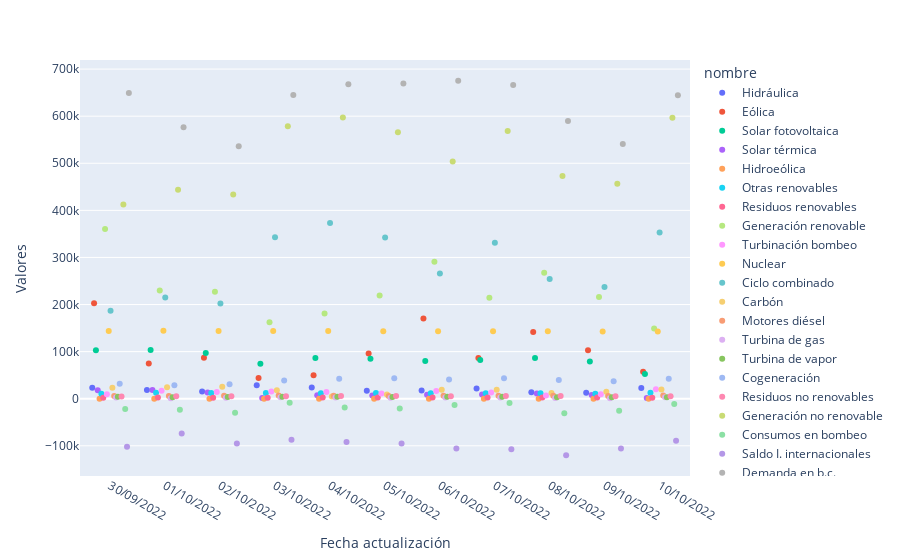

This figure's notebook cell:
### Code cell
fig1 = px.strip(data_frame = df_balance,
         x          = "Fecha actualización",
         y          = "Valores",
         color      = "nombre",
         color_discrete_sequence = colores_personalizados,
         hover_data = df_balance.columns)

fig1.show()

### Figure 1 — Plotly figure (JSON) as saved in the notebook; plotly's stock layout.template omitted (floating-point values rounded to 4 significant figures)
{"data": [{"alignmentgroup": "True", "boxpoints": "all", "customdata": [["Hidráulica", "Renovable", 0.06491], ["Hidráulica", "Renovable", 0.08128], ["Hidráulica", "Renovable", 0.06784], ["Hidráulica", "Renovable", 0.1747], ["Hidráulica", "Renovable", 0.1318], ["Hidráulica", "Renovable", 0.0762], ["Hidráulica", "Renovable", 0.05984], ["Hidráulica", "Renovable", 0.1018], ["Hidráulica", "Renovable", 0.0514], ["Hidráulica", "Renovable", 0.05909], ["Hidráulica", "Renovable", 0.1538]], "fillcolor": "rgba(255,255,255,0)", "hoveron": "points", "hovertemplate": "nombre=%{customdata[0]}<br>Fecha actualización=%{x}<br>Valores=%{y}<br>tipo de energía=%{customdata[1]}<br>Porcentaje=%{customdata[2]}<extra></extra>", "legendgroup": "Hidráulica", "line": {"color": "rgba(255,255,255,0)"}, "marker": {"color": "#636EFA"}, "name": "Hidráulica", "offsetgroup": "Hidráulica", "orientation": "v", "pointpos": 0, "showlegend": true, "type": "box", "x": ["30/09/2022", "01/10/2022", "02/10/2022", "03/10/2022", "04/10/2022", "05/10/2022", "06/10/2022", "07/10/2022", "08/10/2022", "09/10/2022", "10/10/2022"], "x0": " ", "xaxis": "x", "y": [23390.0, 18680.0, 15430.0, 28350.0, 23890.0, 16700.0, 17390.0, 21800.0, 13740.0, 12760.0, 22930.0], "y0": " ", "yaxis": "y"}, {"alignmentgroup": "True", "boxpoints": "all", "customdata": [["Eólica", "Renovable", 0.5624], ["Eólica", "Renovable", 0.3244], ["Eólica", "Renovable", 0.3822], ["Eólica", "Renovable", 0.2703], ["Eólica", "Renovable", 0.2737], ["Eólica", "Renovable", 0.4388], ["Eólica", "Renovable", 0.5868], ["Eólica", "Renovable", 0.4044], ["Eólica", "Renovable", 0.5303], ["Eólica", "Renovable", 0.4762], ["Eólica", "Renovable", 0.385]], "fillcolor": "rgba(255,255,255,0)", "hoveron": "points", "hovertemplate": "nombre=%{customdata[0]}<br>Fecha actualización=%{x}<br>Valores=%{y}<br>tipo de energía=%{customdata[1]}<br>Porcentaje=%{customdata[2]}<extra></extra>", "legendgroup": "Eólica", "line": {"color": "rgba(255,255,255,0)"}, "marker": {"color": "#EF553B"}, "name": "Eólica", "offsetgroup": "Eólica", "orientation": "v", "pointpos": 0, "showlegend": true, "type": "box", "x": ["30/09/2022", "01/10/2022", "02/10/2022", "03/10/2022", "04/10/2022", "05/10/2022", "06/10/2022", "07/10/2022", "08/10/2022", "09/10/2022", "10/10/2022"], "x0": " ", "xaxis": "x", "y": [202700.0, 74550.0, 86900.0, 43870.0, 49610.0, 96160.0, 170600.0, 86620.0, 141800.0, 102800.0, 57380.0], "y0": " ", "yaxis": "y"}, {"alignmentgroup": "True", "boxpoints": "all", "customdata": [["Solar fotovoltaica", "Renovable", 0.286], ["Solar fotovoltaica", "Renovable", 0.4491], ["Solar fotovoltaica", "Renovable", 0.4274], ["Solar fotovoltaica", "Renovable", 0.4571], ["Solar fotovoltaica", "Renovable", 0.4761], ["Solar fotovoltaica", "Renovable", 0.3866], ["Solar fotovoltaica", "Renovable", 0.2763], ["Solar fotovoltaica", "Renovable", 0.3844], ["Solar fotovoltaica", "Renovable", 0.323], ["Solar fotovoltaica", "Renovable", 0.3673], ["Solar fotovoltaica", "Renovable", 0.351]], "fillcolor": "rgba(255,255,255,0)", "hoveron": "points", "hovertemplate": "nombre=%{customdata[0]}<br>Fecha actualización=%{x}<br>Valores=%{y}<br>tipo de energía=%{customdata[1]}<br>Porcentaje=%{customdata[2]}<extra></extra>", "legendgroup": "Solar fotovoltaica", "line": {"color": "rgba(255,255,255,0)"}, "marker": {"color": "#00CC96"}, "name": "Solar fotovoltaica", "offsetgroup": "Solar fotovoltaica", "orientation": "v", "pointpos": 0, "showlegend": true, "type": "box", "x": ["30/09/2022", "01/10/2022", "02/10/2022", "03/10/2022", "04/10/2022", "05/10/2022", "06/10/2022", "07/10/2022", "08/10/2022", "09/10/2022", "10/10/2022"], "x0": " ", "xaxis": "x", "y": [103100.0, 103200.0, 97180.0, 74180.0, 86290.0, 84710.0, 80310.0, 82330.0, 86370.0, 79300.0, 52330.0], "y0": " ", "yaxis": "y"}, {"alignmentgroup": "True", "boxpoints": "all", "customdata": [["Solar térmica", "Renovable", 0.05011], ["Solar térmica", "Renovable", 0.07983], ["Solar térmica", "Renovable", 0.05783], ["Solar térmica", "Renovable", 0.0104], ["Solar térmica", "Renovable", 0.0392], ["Solar térmica", "Renovable", 0.03099], ["Solar térmica", "Renovable", 0.02913], ["Solar térmica", "Renovable", 0.04298], ["Solar térmica", "Renovable", 0.04181], ["Solar térmica", "Renovable", 0.03683], ["Solar térmica", "Renovable", 0.01064]], "fillcolor": "rgba(255,255,255,0)", "hoveron": "points", "hovertemplate": "nombre=%{customdata[0]}<br>Fecha actualización=%{x}<br>Valores=%{y}<br>tipo de energía=%{customdata[1]}<br>Porcentaje=%{customdata[2]}<extra></extra>", "legendgroup": "Solar térmica", "line": {"color": "rgba(255,255,255,0)"}, "marker": {"color": "#AB63FA"}, "name": "Solar térmica", "offsetgroup": "Solar térmica", "orientation": "v", "pointpos": 0, "showlegend": true, "type": "box", "x": ["30/09/2022", "01/10/2022", "02/10/2022", "03/10/2022", "04/10/2022", "05/10/2022", "06/10/2022", "07/10/2022", "08/10/2022", "09/10/2022", "10/10/2022"], "x0": " ", "xaxis": "x", "y": [18060.0, 18350.0, 13150.0, 1688.0, 7104.0, 6790.0, 8467.0, 9205.0, 11180.0, 7952.0, 1586.0], "y0": " ", "yaxis": "y"}, {"alignmentgroup": "True", "boxpoints": "all", "customdata": [["Hidroeólica", "Renovable", 0.0002915], ["Hidroeólica", "Renovable", 0.0003814], ["Hidroeólica", "Renovable", 0.0001291], ["Hidroeólica", "Renovable", 4.225e-05], ["Hidroeólica", "Renovable", 3.228e-05], ["Hidroeólica", "Renovable", 0.0003704], ["Hidroeólica", "Renovable", 0.000402], ["Hidroeólica", "Renovable", 0.0005364], ["Hidroeólica", "Renovable", 0.0004114], ["Hidroeólica", "Renovable", 0.0004231], ["Hidroeólica", "Renovable", 0.0006397]], "fillcolor": "rgba(255,255,255,0)", "hoveron": "points", "hovertemplate": "nombre=%{customdata[0]}<br>Fecha actualización=%{x}<br>Valores=%{y}<br>tipo de energía=%{customdata[1]}<br>Porcentaje=%{customdata[2]}<extra></extra>", "legendgroup": "Hidroeólica", "line": {"color": "rgba(255,255,255,0)"}, "marker": {"color": "#FFA15A"}, "name": "Hidroeólica", "offsetgroup": "Hidroeólica", "orientation": "v", "pointpos": 0, "showlegend": true, "type": "box", "x": ["30/09/2022", "01/10/2022", "02/10/2022", "03/10/2022", "04/10/2022", "05/10/2022", "06/10/2022", "07/10/2022", "08/10/2022", "09/10/2022", "10/10/2022"], "x0": " ", "xaxis": "x", "y": [105.0, 87.67, 29.35, 6.856, 5.849, 81.17, 116.8, 114.9, 110.0, 91.35, 95.36], "y0": " ", "yaxis": "y"}, {"alignmentgroup": "True", "boxpoints": "all", "customdata": [["Otras renovables", "Renovable", 0.02992], ["Otras renovables", "Renovable", 0.05421], ["Otras renovables", "Renovable", 0.05451], ["Otras renovables", "Renovable", 0.07431], ["Otras renovables", "Renovable", 0.0652], ["Otras renovables", "Renovable", 0.05604], ["Otras renovables", "Renovable", 0.03954], ["Otras renovables", "Renovable", 0.05487], ["Otras renovables", "Renovable", 0.04417], ["Otras renovables", "Renovable", 0.04918], ["Otras renovables", "Renovable", 0.08381]], "fillcolor": "rgba(255,255,255,0)", "hoveron": "points", "hovertemplate": "nombre=%{customdata[0]}<br>Fecha actualización=%{x}<br>Valores=%{y}<br>tipo de energía=%{customdata[1]}<br>Porcentaje=%{customdata[2]}<extra></extra>", "legendgroup": "Otras renovables", "line": {"color": "rgba(255,255,255,0)"}, "marker": {"color": "#19D3F3"}, "name": "Otras renovables", "offsetgroup": "Otras renovables", "orientation": "v", "pointpos": 0, "showlegend": true, "type": "box", "x": ["30/09/2022", "01/10/2022", "02/10/2022", "03/10/2022", "04/10/2022", "05/10/2022", "06/10/2022", "07/10/2022", "08/10/2022", "09/10/2022", "10/10/2022"], "x0": " ", "xaxis": "x", "y": [10780.0, 12460.0, 12400.0, 12060.0, 11820.0, 12280.0, 11500.0, 11750.0, 11810.0, 10620.0, 12490.0], "y0": " ", "yaxis": "y"}, {"alignmentgroup": "True", "boxpoints": "all", "customdata": [["Residuos renovables", "Renovable", 0.006282], ["Residuos renovables", "Renovable", 0.01078], ["Residuos renovables", "Renovable", 0.01014], ["Residuos renovables", "Renovable", 0.01312], ["Residuos renovables", "Renovable", 0.01388], ["Residuos renovables", "Renovable", 0.01104], ["Residuos renovables", "Renovable", 0.008027], ["Residuos renovables", "Renovable", 0.01106], ["Residuos renovables", "Renovable", 0.008892], ["Residuos renovables", "Renovable", 0.01102], ["Residuos renovables", "Renovable", 0.01508]], "fillcolor": "rgba(255,255,255,0)", "hoveron": "points", "hovertemplate": "nombre=%{customdata[0]}<br>Fecha actualización=%{x}<br>Valores=%{y}<br>tipo de energía=%{customdata[1]}<br>Porcentaje=%{customdata[2]}<extra></extra>", "legendgroup": "Residuos renovables", "line": {"color": "rgba(255,255,255,0)"}, "marker": {"color": "#FF6692"}, "name": "Residuos renovables", "offsetgroup": "Residuos renovables", "orientation": "v", "pointpos": 0, "showlegend": true, "type": "box", "x": ["30/09/2022", "01/10/2022", "02/10/2022", "03/10/2022", "04/10/2022", "05/10/2022", "06/10/2022", "07/10/2022", "08/10/2022", "09/10/2022", "10/10/2022"], "x0": " ", "xaxis": "x", "y": [2263.0, 2478.0, 2307.0, 2129.0, 2515.0, 2420.0, 2333.0, 2368.0, 2378.0, 2378.0, 2248.0], "y0": " ", "yaxis": "y"}, {"alignmentgroup": "True", "boxpoints": "all", "customdata": [["Generación renovable", "Renovable", 1], ["Generación renovable", "Renovable", 1], ["Generación renovable", "Renovable", 1], ["Generación renovable", "Renovable", 1], ["Generación renovable", "Renovable", 1], ["Generación renovable", "Renovable", 1], ["Generación renovable", "Renovable", 1], ["Generación renovable", "Renovable", 1], ["Generación renovable", "Renovable", 1], ["Generación renovable", "Renovable", 1], ["Generación renovable", "Renovable", 1]], "fillcolor": "rgba(255,255,255,0)", "hoveron": "points", "hovertemplate": "nombre=%{customdata[0]}<br>Fecha actualización=%{x}<br>Valores=%{y}<br>tipo de energía=%{customdata[1]}<br>Porcentaje=%{customdata[2]}<extra></extra>", "legendgroup": "Generación renovable", "line": {"color": "rgba(255,255,255,0)"}, "marker": {"color": "#B6E880"}, "name": "Generación renovable", "offsetgroup": "Generación renovable", "orientation": "v", "pointpos": 0, "showlegend": true, "type": "box", "x": ["30/09/2022", "01/10/2022", "02/10/2022", "03/10/2022", "04/10/2022", "05/10/2022", "06/10/2022", "07/10/2022", "08/10/2022", "09/10/2022", "10/10/2022"], "x0": " ", "xaxis": "x", "y": [360300.0, 229800.0, 227400.0, 162300.0, 181200.0, 219100.0, 290700.0, 214200.0, 267400.0, 215900.0, 149100.0], "y0": " ", "yaxis": "y"}, {"alignmentgroup": "True", "boxpoints": "all", "customdata": [["Turbinación bombeo", "No-Renovable", 0.02335], ["Turbinación bombeo", "No-Renovable", 0.03764], ["Turbinación bombeo", "No-Renovable", 0.03255], ["Turbinación bombeo", "No-Renovable", 0.02663], ["Turbinación bombeo", "No-Renovable", 0.02376], ["Turbinación bombeo", "No-Renovable", 0.01918], ["Turbinación bombeo", "No-Renovable", 0.0324], ["Turbinación bombeo", "No-Renovable", 0.02297], ["Turbinación bombeo", "No-Renovable", 0.01479], ["Turbinación bombeo", "No-Renovable", 0.02139], ["Turbinación bombeo", "No-Renovable", 0.03377]], "fillcolor": "rgba(255,255,255,0)", "hoveron": "points", "hovertemplate": "nombre=%{customdata[0]}<br>Fecha actualización=%{x}<br>Valores=%{y}<br>tipo de energía=%{customdata[1]}<br>Porcentaje=%{customdata[2]}<extra></extra>", "legendgroup": "Turbinación bombeo", "line": {"color": "rgba(255,255,255,0)"}, "marker": {"color": "#FF97FF"}, "name": "Turbinación bombeo", "offsetgroup": "Turbinación bombeo", "orientation": "v", "pointpos": 0, "showlegend": true, "type": "box", "x": ["30/09/2022", "01/10/2022", "02/10/2022", "03/10/2022", "04/10/2022", "05/10/2022", "06/10/2022", "07/10/2022", "08/10/2022", "09/10/2022", "10/10/2022"], "x0": " ", "xaxis": "x", "y": [9635.0, 16710.0, 14120.0, 15410.0, 14190.0, 10850.0, 16320.0, 13070.0, 6995.0, 9757.0, 20140.0], "y0": " ", "yaxis": "y"}, {"alignmentgroup": "True", "boxpoints": "all", "customdata": [["Nuclear", "No-Renovable", 0.3491], ["Nuclear", "No-Renovable", 0.3248], ["Nuclear", "No-Renovable", 0.332], ["Nuclear", "No-Renovable", 0.2483], ["Nuclear", "No-Renovable", 0.2407], ["Nuclear", "No-Renovable", 0.253], ["Nuclear", "No-Renovable", 0.2844], ["Nuclear", "No-Renovable", 0.2519], ["Nuclear", "No-Renovable", 0.3024], ["Nuclear", "No-Renovable", 0.3133], ["Nuclear", "No-Renovable", 0.2392]], "fillcolor": "rgba(255,255,255,0)", "hoveron": "points", "hovertemplate": "nombre=%{customdata[0]}<br>Fecha actualización=%{x}<br>Valores=%{y}<br>tipo de energía=%{customdata[1]}<br>Porcentaje=%{customdata[2]}<extra></extra>", "legendgroup": "Nuclear", "line": {"color": "rgba(255,255,255,0)"}, "marker": {"color": "#FECB52"}, "name": "Nuclear", "offsetgroup": "Nuclear", "orientation": "v", "pointpos": 0, "showlegend": true, "type": "box", "x": ["30/09/2022", "01/10/2022", "02/10/2022", "03/10/2022", "04/10/2022", "05/10/2022", "06/10/2022", "07/10/2022", "08/10/2022", "09/10/2022", "10/10/2022"], "x0": " ", "xaxis": "x", "y": [144100.0, 144200.0, 144000.0, 143700.0, 143700.0, 143200.0, 143300.0, 143300.0, 143100.0, 142900.0, 142600.0], "y0": " ", "yaxis": "y"}, {"alignmentgroup": "True", "boxpoints": "all", "customdata": [["Ciclo combinado", "No-Renovable", 0.4528], ["Ciclo combinado", "No-Renovable", 0.4838], ["Ciclo combinado", "No-Renovable", 0.4663], ["Ciclo combinado", "No-Renovable", 0.5931], ["Ciclo combinado", "No-Renovable", 0.625], ["Ciclo combinado", "No-Renovable", 0.605], ["Ciclo combinado", "No-Renovable", 0.5279], ["Ciclo combinado", "No-Renovable", 0.5819], ["Ciclo combinado", "No-Renovable", 0.5377], ["Ciclo combinado", "No-Renovable", 0.5195], ["Ciclo combinado", "No-Renovable", 0.5922]], "fillcolor": "rgba(255,255,255,0)", "hoveron": "points", "hovertemplate": "nombre=%{customdata[0]}<br>Fecha actualización=%{x}<br>Valores=%{y}<br>tipo de energía=%{customdata[1]}<br>Porcentaje=%{customdata[2]}<extra></extra>", "legendgroup": "Ciclo combinado", "line": {"color": "rgba(255,255,255,0)"}, "marker": {"color": "rgb(102, 197, 204)"}, "name": "Ciclo combinado", "offsetgroup": "Ciclo combinado", "orientation": "v", "pointpos": 0, "showlegend": true, "type": "box", "x": ["30/09/2022", "01/10/2022", "02/10/2022", "03/10/2022", "04/10/2022", "05/10/2022", "06/10/2022", "07/10/2022", "08/10/2022", "09/10/2022", "10/10/2022"], "x0": " ", "xaxis": "x", "y": [186900.0, 214700.0, 202200.0, 343100.0, 373100.0, 342300.0, 265900.0, 331000.0, 254300.0, 237000.0, 353200.0], "y0": " ", "yaxis": "y"}, {"alignmentgroup": "True", "boxpoints": "all", "customdata": [["Carbón", "No-Renovable", 0.05663], ["Carbón", "No-Renovable", 0.05519], ["Carbón", "No-Renovable", 0.05825], ["Carbón", "No-Renovable", 0.03074], ["Carbón", "No-Renovable", 0.00787], ["Carbón", "No-Renovable", 0.01582], ["Carbón", "No-Renovable", 0.03769], ["Carbón", "No-Renovable", 0.03375], ["Carbón", "No-Renovable", 0.02547], ["Carbón", "No-Renovable", 0.03212], ["Carbón", "No-Renovable", 0.03324]], "fillcolor": "rgba(255,255,255,0)", "hoveron": "points", "hovertemplate": "nombre=%{customdata[0]}<br>Fecha actualización=%{x}<br>Valores=%{y}<br>tipo de energía=%{customdata[1]}<br>Porcentaje=%{customdata[2]}<extra></extra>", "legendgroup": "Carbón", "line": {"color": "rgba(255,255,255,0)"}, "marker": {"color": "rgb(246, 207, 113)"}, "name": "Carbón", "offsetgroup": "Carbón", "orientation": "v", "pointpos": 0, "showlegend": true, "type": "box", "x": ["30/09/2022", "01/10/2022", "02/10/2022", "03/10/2022", "04/10/2022", "05/10/2022", "06/10/2022", "07/10/2022", "08/10/2022", "09/10/2022", "10/10/2022"], "x0": " ", "xaxis": "x", "y": [23370.0, 24500.0, 25270.0, 17780.0, 4699.0, 8950.0, 18980.0, 19200.0, 12050.0, 14660.0, 19830.0], "y0": " ", "yaxis": "y"}, {"alignmentgroup": "True", "boxpoints": "all", "customdata": [["Motores diésel", "No-Renovable", 0.01378], ["Motores diésel", "No-Renovable", 0.01282], ["Motores diésel", "No-Renovable", 0.01433], ["Motores diésel", "No-Renovable", 0.01184], ["Motores diésel", "No-Renovable", 0.01028], ["Motores diésel", "No-Renovable", 0.01007], ["Motores diésel", "No-Renovable", 0.01218], ["Motores diésel", "No-Renovable", 0.01112], ["Motores diésel", "No-Renovable", 0.01302], ["Motores diésel", "No-Renovable", 0.01228], ["Motores diésel", "No-Renovable", 0.01151]], "fillcolor": "rgba(255,255,255,0)", "hoveron": "points", "hovertemplate": "nombre=%{customdata[0]}<br>Fecha actualización=%{x}<br>Valores=%{y}<br>tipo de energía=%{customdata[1]}<br>Porcentaje=%{customdata[2]}<extra></extra>", "legendgroup": "Motores diésel", "line": {"color": "rgba(255,255,255,0)"}, "marker": {"color": "rgb(248, 156, 116)"}, "name": "Motores diésel", "offsetgroup": "Motores diésel", "orientation": "v", "pointpos": 0, "showlegend": true, "type": "box", "x": ["30/09/2022", "01/10/2022", "02/10/2022", "03/10/2022", "04/10/2022", "05/10/2022", "06/10/2022", "07/10/2022", "08/10/2022", "09/10/2022", "10/10/2022"], "x0": " ", "xaxis": "x", "y": [5687.0, 5689.0, 6217.0, 6848.0, 6135.0, 5698.0, 6133.0, 6325.0, 6160.0, 5601.0, 6863.0], "y0": " ", "yaxis": "y"}, {"alignmentgroup": "True", "boxpoints": "all", "customdata": [["Turbina de gas", "No-Renovable", 0.005691], ["Turbina de gas", "No-Renovable", 0.002607], ["Turbina de gas", "No-Renovable", 0.004454], ["Turbina de gas", "No-Renovable", 0.005302], ["Turbina de gas", "No-Renovable", 0.004646], ["Turbina de gas", "No-Renovable", 0.003917], ["Turbina de gas", "No-Renovable", 0.005296], ["Turbina de gas", "No-Renovable", 0.004799], ["Turbina de gas", "No-Renovable", 0.003297], ["Turbina de gas", "No-Renovable", 0.002584], ["Turbina de gas", "No-Renovable", 0.005424]], "fillcolor": "rgba(255,255,255,0)", "hoveron": "points", "hovertemplate": "nombre=%{customdata[0]}<br>Fecha actualización=%{x}<br>Valores=%{y}<br>tipo de energía=%{customdata[1]}<br>Porcentaje=%{customdata[2]}<extra></extra>", "legendgroup": "Turbina de gas", "line": {"color": "rgba(255,255,255,0)"}, "marker": {"color": "rgb(220, 176, 242)"}, "name": "Turbina de gas", "offsetgroup": "Turbina de gas", "orientation": "v", "pointpos": 0, "showlegend": true, "type": "box", "x": ["30/09/2022", "01/10/2022", "02/10/2022", "03/10/2022", "04/10/2022", "05/10/2022", "06/10/2022", "07/10/2022", "08/10/2022", "09/10/2022", "10/10/2022"], "x0": " ", "xaxis": "x", "y": [2349.0, 1157.0, 1932.0, 3067.0, 2774.0, 2216.0, 2667.0, 2729.0, 1560.0, 1179.0, 3235.0], "y0": " ", "yaxis": "y"}, {"alignmentgroup": "True", "boxpoints": "all", "customdata": [["Turbina de vapor", "No-Renovable", 0.01026], ["Turbina de vapor", "No-Renovable", 0.006956], ["Turbina de vapor", "No-Renovable", 0.008496], ["Turbina de vapor", "No-Renovable", 0.00764], ["Turbina de vapor", "No-Renovable", 0.006877], ["Turbina de vapor", "No-Renovable", 0.006206], ["Turbina de vapor", "No-Renovable", 0.00785], ["Turbina de vapor", "No-Renovable", 0.007515], ["Turbina de vapor", "No-Renovable", 0.007127], ["Turbina de vapor", "No-Renovable", 0.006266], ["Turbina de vapor", "No-Renovable", 0.005094]], "fillcolor": "rgba(255,255,255,0)", "hoveron": "points", "hovertemplate": "nombre=%{customdata[0]}<br>Fecha actualización=%{x}<br>Valores=%{y}<br>tipo de energía=%{customdata[1]}<br>Porcentaje=%{customdata[2]}<extra></extra>", "legendgroup": "Turbina de vapor", "line": {"color": "rgba(255,255,255,0)"}, "marker": {"color": "rgb(135, 197, 95)"}, "name": "Turbina de vapor", "offsetgroup": "Turbina de vapor", "orientation": "v", "pointpos": 0, "showlegend": true, "type": "box", "x": ["30/09/2022", "01/10/2022", "02/10/2022", "03/10/2022", "04/10/2022", "05/10/2022", "06/10/2022", "07/10/2022", "08/10/2022", "09/10/2022", "10/10/2022"], "x0": " ", "xaxis": "x", "y": [4235.0, 3088.0, 3685.0, 4420.0, 4106.0, 3511.0, 3953.0, 4274.0, 3371.0, 2859.0, 3038.0], "y0": " ", "yaxis": "y"}, {"alignmentgroup": "True", "boxpoints": "all", "customdata": [["Cogeneración", "No-Renovable", 0.07667], ["Cogeneración", "No-Renovable", 0.06397], ["Cogeneración", "No-Renovable", 0.07128], ["Cogeneración", "No-Renovable", 0.06706], ["Cogeneración", "No-Renovable", 0.071], ["Cogeneración", "No-Renovable", 0.07673], ["Cogeneración", "No-Renovable", 0.08138], ["Cogeneración", "No-Renovable", 0.07633], ["Cogeneración", "No-Renovable", 0.08422], ["Cogeneración", "No-Renovable", 0.08096], ["Cogeneración", "No-Renovable", 0.07126]], "fillcolor": "rgba(255,255,255,0)", "hoveron": "points", "hovertemplate": "nombre=%{customdata[0]}<br>Fecha actualización=%{x}<br>Valores=%{y}<br>tipo de energía=%{customdata[1]}<br>Porcentaje=%{customdata[2]}<extra></extra>", "legendgroup": "Cogeneración", "line": {"color": "rgba(255,255,255,0)"}, "marker": {"color": "rgb(158, 185, 243)"}, "name": "Cogeneración", "offsetgroup": "Cogeneración", "orientation": "v", "pointpos": 0, "showlegend": true, "type": "box", "x": ["30/09/2022", "01/10/2022", "02/10/2022", "03/10/2022", "04/10/2022", "05/10/2022", "06/10/2022", "07/10/2022", "08/10/2022", "09/10/2022", "10/10/2022"], "x0": " ", "xaxis": "x", "y": [31640.0, 28400.0, 30920.0, 38800.0, 42390.0, 43410.0, 40990.0, 43420.0, 39840.0, 36940.0, 42500.0], "y0": " ", "yaxis": "y"}, {"alignmentgroup": "True", "boxpoints": "all", "customdata": [["Residuos no renovables", "No-Renovable", 0.01175], ["Residuos no renovables", "No-Renovable", 0.01223], ["Residuos no renovables", "No-Renovable", 0.01232], ["Residuos no renovables", "No-Renovable", 0.00938], ["Residuos no renovables", "No-Renovable", 0.009877], ["Residuos no renovables", "No-Renovable", 0.01], ["Residuos no renovables", "No-Renovable", 0.01086], ["Residuos no renovables", "No-Renovable", 0.00972], ["Residuos no renovables", "No-Renovable", 0.01193], ["Residuos no renovables", "No-Renovable", 0.01158], ["Residuos no renovables", "No-Renovable", 0.00837]], "fillcolor": "rgba(255,255,255,0)", "hoveron": "points", "hovertemplate": "nombre=%{customdata[0]}<br>Fecha actualización=%{x}<br>Valores=%{y}<br>tipo de energía=%{customdata[1]}<br>Porcentaje=%{customdata[2]}<extra></extra>", "legendgroup": "Residuos no renovables", "line": {"color": "rgba(255,255,255,0)"}, "marker": {"color": "rgb(254, 136, 177)"}, "name": "Residuos no renovables", "offsetgroup": "Residuos no renovables", "orientation": "v", "pointpos": 0, "showlegend": true, "type": "box", "x": ["30/09/2022", "01/10/2022", "02/10/2022", "03/10/2022", "04/10/2022", "05/10/2022", "06/10/2022", "07/10/2022", "08/10/2022", "09/10/2022", "10/10/2022"], "x0": " ", "xaxis": "x", "y": [4850.0, 5427.0, 5346.0, 5427.0, 5897.0, 5660.0, 5470.0, 5529.0, 5643.0, 5283.0, 4992.0], "y0": " ", "yaxis": "y"}, {"alignmentgroup": "True", "boxpoints": "all", "customdata": [["Generación no renovable", "No-Renovable", 1], ["Generación no renovable", "No-Renovable", 1], ["Generación no renovable", "No-Renovable", 1], ["Generación no renovable", "No-Renovable", 1], ["Generación no renovable", "No-Renovable", 1], ["Generación no renovable", "No-Renovable", 1], ["Generación no renovable", "No-Renovable", 1], ["Generación no renovable", "No-Renovable", 1], ["Generación no renovable", "No-Renovable", 1], ["Generación no renovable", "No-Renovable", 1], ["Generación no renovable", "No-Renovable", 1]], "fillcolor": "rgba(255,255,255,0)", "hoveron": "points", "hovertemplate": "nombre=%{customdata[0]}<br>Fecha actualización=%{x}<br>Valores=%{y}<br>tipo de energía=%{customdata[1]}<br>Porcentaje=%{customdata[2]}<extra></extra>", "legendgroup": "Generación no renovable", "line": {"color": "rgba(255,255,255,0)"}, "marker": {"color": "rgb(201, 219, 116)"}, "name": "Generación no renovable", "offsetgroup": "Generación no renovable", "orientation": "v", "pointpos": 0, "showlegend": true, "type": "box", "x": ["30/09/2022", "01/10/2022", "02/10/2022", "03/10/2022", "04/10/2022", "05/10/2022", "06/10/2022", "07/10/2022", "08/10/2022", "09/10/2022", "10/10/2022"], "x0": " ", "xaxis": "x", "y": [412700.0, 443900.0, 433700.0, 578500.0, 597000.0, 565800.0, 503600.0, 568800.0, 473000.0, 456200.0, 596400.0], "y0": " ", "yaxis": "y"}, {"alignmentgroup": "True", "boxpoints": "all", "customdata": [["Consumos en bombeo", "Demanda en b.c.", 0.02448], ["Consumos en bombeo", "Demanda en b.c.", 0.03044], ["Consumos en bombeo", "Demanda en b.c.", 0.03811], ["Consumos en bombeo", "Demanda en b.c.", 0.01008], ["Consumos en bombeo", "Demanda en b.c.", 0.02074], ["Consumos en bombeo", "Demanda en b.c.", 0.02285], ["Consumos en bombeo", "Demanda en b.c.", 0.01461], ["Consumos en bombeo", "Demanda en b.c.", 0.01026], ["Consumos en bombeo", "Demanda en b.c.", 0.0347], ["Consumos en bombeo", "Demanda en b.c.", 0.03176], ["Consumos en bombeo", "Demanda en b.c.", 0.01349]], "fillcolor": "rgba(255,255,255,0)", "hoveron": "points", "hovertemplate": "nombre=%{customdata[0]}<br>Fecha actualización=%{x}<br>Valores=%{y}<br>tipo de energía=%{customdata[1]}<br>Porcentaje=%{customdata[2]}<extra></extra>", "legendgroup": "Consumos en bombeo", "line": {"color": "rgba(255,255,255,0)"}, "marker": {"color": "rgb(139, 224, 164)"}, "name": "Consumos en bombeo", "offsetgroup": "Consumos en bombeo", "orientation": "v", "pointpos": 0, "showlegend": true, "type": "box", "x": ["30/09/2022", "01/10/2022", "02/10/2022", "03/10/2022", "04/10/2022", "05/10/2022", "06/10/2022", "07/10/2022", "08/10/2022", "09/10/2022", "10/10/2022"], "x0": " ", "xaxis": "x", "y": [-21960.0, -23470.0, -29960.0, -8436.0, -18430.0, -20580.0, -13350.0, -9230.0, -30930.0, -25520.0, -11420.0], "y0": " ", "yaxis": "y"}, {"alignmentgroup": "True", "boxpoints": "all", "customdata": [["Saldo I. internacionales", "Demanda en b.c.", 0.1137], ["Saldo I. internacionales", "Demanda en b.c.", 0.09564], ["Saldo I. internacionales", "Demanda en b.c.", 0.1209], ["Saldo I. internacionales", "Demanda en b.c.", 0.1045], ["Saldo I. internacionales", "Demanda en b.c.", 0.1035], ["Saldo I. internacionales", "Demanda en b.c.", 0.1056], ["Saldo I. internacionales", "Demanda en b.c.", 0.1159], ["Saldo I. internacionales", "Demanda en b.c.", 0.1194], ["Saldo I. internacionales", "Demanda en b.c.", 0.1346], ["Saldo I. internacionales", "Demanda en b.c.", 0.1317], ["Saldo I. internacionales", "Demanda en b.c.", 0.1057]], "fillcolor": "rgba(255,255,255,0)", "hoveron": "points", "hovertemplate": "nombre=%{customdata[0]}<br>Fecha actualización=%{x}<br>Valores=%{y}<br>tipo de energía=%{customdata[1]}<br>Porcentaje=%{customdata[2]}<extra></extra>", "legendgroup": "Saldo I. internacionales", "line": {"color": "rgba(255,255,255,0)"}, "marker": {"color": "rgb(180, 151, 231)"}, "name": "Saldo I. internacionales", "offsetgroup": "Saldo I. internacionales", "orientation": "v", "pointpos": 0, "showlegend": true, "type": "box", "x": ["30/09/2022", "01/10/2022", "02/10/2022", "03/10/2022", "04/10/2022", "05/10/2022", "06/10/2022", "07/10/2022", "08/10/2022", "09/10/2022", "10/10/2022"], "x0": " ", "xaxis": "x", "y": [-102000.0, -73730.0, -95070.0, -87390.0, -92010.0, -95130.0, -105900.0, -107400.0, -119900.0, -105800.0, -89460.0], "y0": " ", "yaxis": "y"}, {"alignmentgroup": "True", "boxpoints": "all", "customdata": [["Demanda en b.c.", "Demanda en b.c.", 1], ["Demanda en b.c.", "Demanda en b.c.", 1], ["Demanda en b.c.", "Demanda en b.c.", 1], ["Demanda en b.c.", "Demanda en b.c.", 1], ["Demanda en b.c.", "Demanda en b.c.", 1], ["Demanda en b.c.", "Demanda en b.c.", 1], ["Demanda en b.c.", "Demanda en b.c.", 1], ["Demanda en b.c.", "Demanda en b.c.", 1], ["Demanda en b.c.", "Demanda en b.c.", 1], ["Demanda en b.c.", "Demanda en b.c.", 1], ["Demanda en b.c.", "Demanda en b.c.", 1]], "fillcolor": "rgba(255,255,255,0)", "hoveron": "points", "hovertemplate": "nombre=%{customdata[0]}<br>Fecha actualización=%{x}<br>Valores=%{y}<br>tipo de energía=%{customdata[1]}<br>Porcentaje=%{customdata[2]}<extra></extra>", "legendgroup": "Demanda en b.c.", "line": {"color": "rgba(255,255,255,0)"}, "marker": {"color": "rgb(179, 179, 179)"}, "name": "Demanda en b.c.", "offsetgroup": "Demanda en b.c.", "orientation": "v", "pointpos": 0, "showlegend": true, "type": "box", "x": ["30/09/2022", "01/10/2022", "02/10/2022", "03/10/2022", "04/10/2022", "05/10/2022", "06/10/2022", "07/10/2022", "08/10/2022", "09/10/2022", "10/10/2022"], "x0": " ", "xaxis": "x", "y": [649000.0, 576500.0, 536100.0, 645000.0, 667800.0, 669200.0, 675100.0, 666400.0, 589500.0, 540800.0, 644600.0], "y0": " ", "yaxis": "y"}], "layout": {"boxmode": "group", "legend": {"title": {"text": "nombre"}, "tracegroupgap": 0}, "margin": {"t": 60}, "xaxis": {"anchor": "y", "domain": [0, 1], "title": {"text": "Fecha actualización"}}, "yaxis": {"anchor": "x", "domain": [0, 1], "title": {"text": "Valores"}}}}
